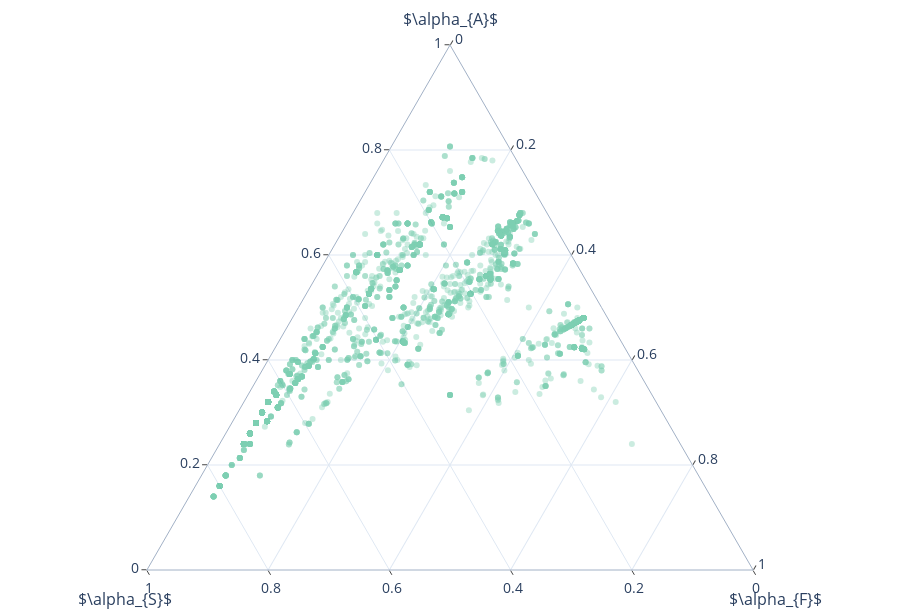

Notebook cell for this chart:
### Code cell
file_name = "full_re_fp_centroids_large_ensemble"

fig = px.scatter_ternary(centroid_df, 
                             a="weight_account", 
                             b="weight_systematicity", 
                             c="weight_faithfulness",
                             #color_discrete_sequence= prism_ext,
                             #size="area",
                             #color="mean_dist_centroid_border",
                             #color="go_full_re_state",
                             #symbol="go_full_re_state",
                             #color_continuous_scale=px.colors.sequential.Viridis, 
                             opacity=0.40,
                             #title="Full RE Fixed Point Centroids" + "<br>" + '<span style="font-size: 12px;">10 randomly generated structures and 100 random sets of initial commitments per structure</span>',
                             height=615)



# relabel axes
fig.update_ternaries(aaxis={"title":r"$\alpha_{A}$", "ticks":"outside", "title_font_size":16, "tickfont_size":14},
                         baxis={"title":r"$\alpha_{S}$", "ticks":"outside", "title_font_size":16, "tickfont_size":14},
                         caxis={"title":r"$\alpha_{F}$", "ticks":"outside", "title_font_size":16, "tickfont_size":14},
                         )

fig.update_traces(marker_color="#29ae80", marker_size=6)


fig.update_layout(margin=dict(l=5, r=5, t=45, b=45))

fig.write_image(path.join(plot_dir, file_name + ".png"), scale=2)


fig.update_traces(opacity=0.6)


fig.update_traces(textposition='bottom center')



fig.show()
fig.write_image(path.join(plot_dir, file_name + ".png"), scale=2)

### Figure 1 — Plotly figure (JSON) as saved in the notebook; plotly's stock layout.template omitted (floating-point values rounded to 4 significant figures; data arrays with more than 128 entries replaced by an {"elided": "..."} marker saying what was removed)
{"data": [{"a": {"elided": "3152 float values"}, "b": {"elided": "3152 float values"}, "c": {"elided": "3152 float values"}, "hovertemplate": "weight_account=%{a}<br>weight_systematicity=%{b}<br>weight_faithfulness=%{c}<extra></extra>", "legendgroup": "", "marker": {"color": "#29ae80", "opacity": 0.4, "size": 6, "symbol": "circle"}, "mode": "markers", "name": "", "opacity": 0.6, "showlegend": false, "subplot": "ternary", "textposition": "bottom center", "type": "scatterternary"}], "layout": {"height": 615, "legend": {"tracegroupgap": 0}, "margin": {"b": 45, "l": 5, "r": 5, "t": 45}, "ternary": {"aaxis": {"tickfont": {"size": 14}, "ticks": "outside", "title": {"font": {"size": 16}, "text": "$\\alpha_{A}$"}}, "baxis": {"tickfont": {"size": 14}, "ticks": "outside", "title": {"font": {"size": 16}, "text": "$\\alpha_{S}$"}}, "caxis": {"tickfont": {"size": 14}, "ticks": "outside", "title": {"font": {"size": 16}, "text": "$\\alpha_{F}$"}}, "domain": {"x": [0, 1], "y": [0, 1]}}}}
